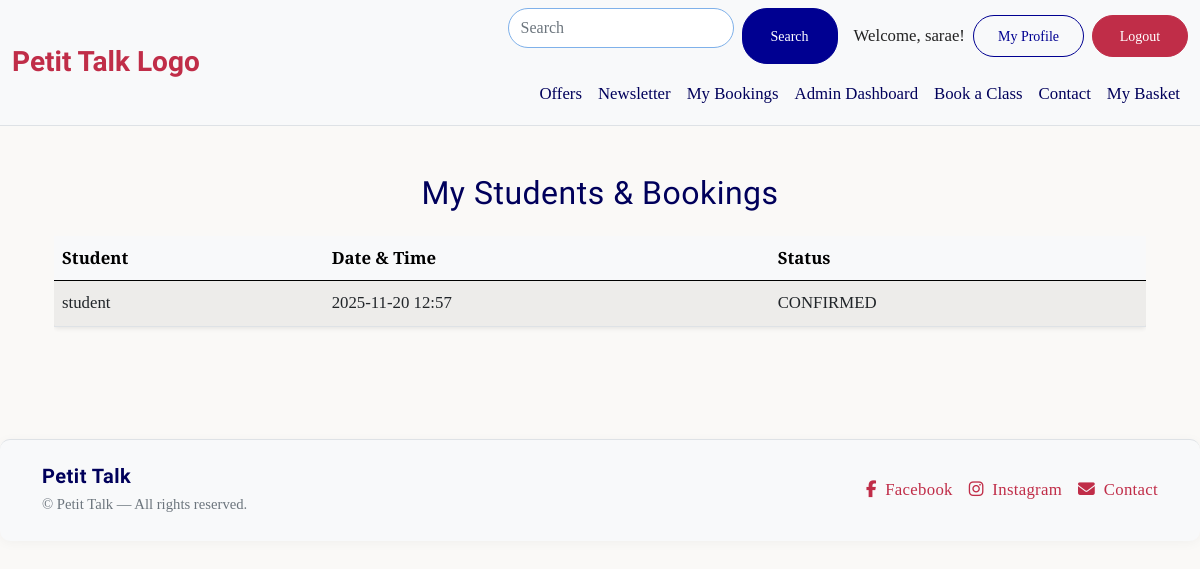
Page /bookings/dashboard/teacher/ (signed in) on the committed database.
### bookings/models.py (models this page shows, shortened)
class Booking(models.Model):
    student = models.ForeignKey(
        User, on_delete=models.CASCADE, related_name='student_bookings'
    )
    teacher = models.ForeignKey(
        User, on_delete=models.CASCADE, related_name='teacher_bookings'
    )
    scheduled_time = models.DateTimeField()
    purpose = models.TextField(blank=True)
    status = models.CharField(
        max_length=10, choices=BOOKING_STATUS, default='PENDING'
    )
    created_at = models.DateTimeField(auto_now_add=True)
    class Meta:
        ordering = ['-scheduled_time']
        unique_together = ('teacher', 'scheduled_time')  #Avoid double-booking for teachers

### bookings/views.py (the view)
# urls.py: path("dashboard/teacher/", views.teacher_dashboard, name="teacher_dashboard"),
@login_required
def teacher_dashboard(request):
    if not request.user.profile.is_teacher:
        messages.error(request, "You are not authorized to access the teacher dashboard.")
        return redirect("home")
    bookings = Booking.objects.filter(teacher=request.user).order_by("-scheduled_time")
    return render(request, "bookings/teacher_dashboard.html", {"bookings": bookings})

### bookings/templates/bookings/teacher_dashboard.html (shortened to what this page needs)
{% extends "base.html" %}
{% load static %}
{% block content %}
<div class="container py-4">
    <h2 class="mb-4 text-center">My Students & Bookings</h2>
    {% if bookings %}
    <div class="table-responsive">
        <table class="table table-striped align-middle shadow-sm rounded">
            <thead class="table-light">
                <tr>
                    <th>Student</th>
                    <th>Date & Time</th>
                    <th>Status</th>
                </tr>
            </thead>
            <tbody>
                {% for booking in bookings %}
                <tr>
                    <td>{{ booking.student.username }}</td>
                    <td>{{ booking.scheduled_time|date:"Y-m-d H:i" }}</td>
                    <td class="fw-semibold text-capitalize">
                        {{ booking.status }}
                    </td>
                </tr>
                {% endfor %}
            </tbody>
        </table>
    </div>
    {% else %}
    <p class="text-center text-muted mt-4">
        No bookings yet.
    </p>
    {% endif %}
</div>
{% endblock %}

### templates/base.html (shortened to what this page needs)
{% load static %}
<!doctype html>
<html lang="en">
<head>
    {% block corecss %}
    <link href="https://cdn.jsdelivr.net/npm/bootstrap@5.0.2/dist/css/bootstrap.min.css" rel="stylesheet"
>
    <link rel="stylesheet" href="{% static 'css/base.css' %}">
    {% endblock %}
</head>
<body>
    <header class="bg-light border-bottom">
        <nav class="navbar navbar-expand-md navbar-light bg-light">
            <div class="container-fluid">
                <a class="navbar-brand fw-bold" href="{% url 'home' %}">Petit Talk Logo</a>
                <div class="collapse navbar-collapse" id="mainNavbar">
                    <div class="ms-auto w-100">
                        <div class="d-flex flex-wrap justify-content-end align-items-center gap-2 mb-2">
                            <form class="d-flex flex-grow-1 flex-md-grow-0" role="search">
                                <input class="form-control me-2" type="search" placeholder="Search"
                                    aria-label="Search" />
                                <button class="btn btn-primary btn-sm" type="submit">Search</button>
                            </form>
                            {% if user.is_authenticated %}
                            <span class="ms-2">Welcome, {{ user.username }}!</span>
                            <a href="{% url 'profile' %}" class="btn btn-outline-primary btn-sm">My Profile</a>
                            <a href="{% url 'account_logout' %}" class="btn btn-danger btn-sm">Logout</a>
                            {% else %}
                            <a href="{% url 'account_login' %}" class="btn btn-outline-primary btn-sm">Login</a>
                            <a href="{% url 'account_signup' %}" class="btn btn-primary btn-sm">Sign Up</a>
                            {% endif %}
                        </div>
                        <ul class="navbar-nav justify-content-end flex-wrap">
                            <li class="nav-item"><a class="nav-link" href="#">Offers</a></li>
                            <li class="nav-item"><a class="nav-link" href="#">Newsletter</a></li>
                            {% if user.is_authenticated %}
                            {% if user.profile.is_student %}
                            <li class="nav-item"><a class="nav-link" href="{% url 'student_dashboard' %}">My
                                    Bookings</a></li>
                            {% elif user.profile.is_teacher %}
                            <li class="nav-item"><a class="nav-link" href="{% url 'teacher_dashboard' %}">Teacher
                                    Dashboard</a></li>
                            {% endif %}
                            {% if user.is_staff %}
                            <li class="nav-item">
                                <a class="nav-link" href="{% url 'admin_booking_dashboard' %}">Admin Dashboard</a>
                            </li>
                            {% endif %}
                            {% endif %}
                            <li class="nav-item"><a class="nav-link" href="{% url 'book_lesson' %}">Book a Class</a>
                            </li>
                            <li class="nav-item"><a class="nav-link" href="#">Contact</a></li>
                            <li class="nav-item"><a class="nav-link" href="#">My Basket</a></li>
                        </ul>
                    </div>
                </div>
            </div>
        </nav>
    </header>
    <main class="container py-4">
        {% block content %}{% endblock %}
    </main>
    <footer class="bg-light border-top mt-5 py-4">
        <div class="container">
            <div class="row align-items-center text-center text-md-start">
                <div class="col-md-6 mb-3 mb-md-0">
                    <h5 class="fw-bold mb-1">Petit Talk</h5>
                    <p class="mb-0 small text-muted">&copy; {{ now|date:"Y" }} Petit Talk — All rights reserved.</p>
                </div>
                <div class="col-md-6">
                    <div class="d-flex justify-content-center justify-content-md-end align-items-center gap-3">
                        <a href="#" class="">
                            <i class="fab fa-facebook-f me-1"></i> Facebook
                        </a>
                        <a href="#" class="">
                            <i class="fab fa-instagram me-1"></i> Instagram
                        </a>
                        <a href="#" class="">
                            <i class="fas fa-envelope me-1"></i> Contact
                        </a>
                    </div>
                </div>
            </div>
        </div>
    </footer>
    <div aria-live="polite" aria-atomic="true" class="position-fixed top-0 end-0 p-3" style="z-index:1080;">
                </div>
</body>
</html>

### static/css/base.css (style rules this page uses)
:root { --strong-red: #C02D48; --light-red: #E77474; --dark-red: #A0132D; --strong-blue: #000091; --light-blue: #7FB1EA; --dark-blue: #00005B; --primary-font: 'Cormorant Garamond', serif; --secondary-font: 'IM Fell French Canon SC', serif; --accent-font: 'Pinyon Script', 'Lucida Handwriting', serif; --school-font: 'Edu Australia VIC WA NT Hand Guides', serif; }
body { background-color: #faf9f7; color: #222; line-height: 1.7; font-size: 1.05rem; font-family: var(--primary-font); }
h1, h2, h3, h4, h5 { font-family: var(--secondary-font); color: var(--dark-blue); letter-spacing: 0.5px; }
p { color: #333; font-weight: 400; }
.card, section.bg-light, footer { border-radius: 10px; box-shadow: 0 2px 12px rgba(0, 0, 0, 0.04); }
.btn { border-radius: 25px; min-width: 96px; padding: 0.6rem 1.5rem; font-weight: 500; display: inline-flex; align-items: center; justify-content: center; transition: all 0.3s ease; }
.btn-primary { background-color: var(--strong-blue); border-color: var(--strong-blue); color: #fff; }
.btn-danger { background-color: var(--strong-red); border-color: var(--strong-red); color: #fff; }
.btn-outline-primary { color: var(--strong-blue); border-color: var(--strong-blue); }
header .navbar.navbar-light .navbar-nav .nav-link { color: var(--dark-blue); font-weight: 500; transition: color .25s ease; }
header .navbar .navbar-brand { font-family: var(--accent-font); font-size: 1.75rem; color: var(--strong-red); }
header form[role="search"] .form-control { border-radius: 20px; border: 1px solid var(--light-blue); height: 40px; }
form .form-control { border-radius: 25px; border: 1px solid #ddd; transition: border-color 0.3s ease; }
footer { background-color: #f2f2f2; color: #555; border-top: 1px solid rgba(0, 0, 0, 0.05); }
footer h5 { font-family: var(--secondary-font); color: var(--dark-blue); }
footer a { color: var(--strong-red); text-decoration: none; transition: color .25s ease; font-weight: 500; letter-spacing: 0.3px; }
a, button { transition: all 0.25s ease; }
.btn-primary { background-color: var(--strong-blue); border-color: var(--strong-blue); }
form input, form textarea, form select { border-radius: 15px; border: 1px solid #ddd; padding: 0.5rem 0.75rem; width: 100%; font-family: var(--primary-font); margin-bottom: 1rem; }

### rows in the picture
Booking: student.username "student", scheduled_time "2025-11-20 12:57", status "CONFIRMED"

### other values in the picture
{{ user.username }} "sarae"
